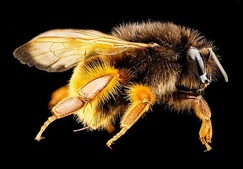
%> input picture DIP Assignment 2/Data/Images/Bee.jpg, 243 x 169 px, shrunk from 480 x 334 before the run
$ octave A2Q3.m   (GNU Octave 9; MATLAB toolbox functions it lacks are replaced by stand-ins)
%> lines starting %> are read from the running program, lines starting %| are printed output that depends on the picture
### DIP Assignment 2/Source/rotation.m
function rOut = rotation( im, angle, method )
% This function rotates image 'im' by angle degrees clockwise and uses 'method'
% for interpolation
% method can be 'nearest' or'bilinear'
sinangle = sind(-angle);
cosangle = cosd(-angle);
[ri,ci] = size(im);
ro=ceil(ri*abs(cosangle)+ci*abs(sinangle));   %size of output image
co=ceil(ri*abs(sinangle)+ci*abs(cosangle));
rOut=zeros(ro,co);
rOut=double(rOut);

cxi=ceil(ri/2); %centre of input image
cyi=ceil(ci/2);
cxo=ceil(ro/2); %centre of output image
cyo=ceil(co/2);

for i=1:ro
    for j=1:co
        x=(i-cxo)*cosangle+(j-cyo)*sinangle+cxi;%corresponding input image coordinates
        y=-(i-cxo)*sinangle+(j-cyo)*cosangle+cyi;
        rOut(i,j)=pixelValue(im,x,y,method);%interpolation for pixel value calculation
    end
end
rOut=cast(rOut, class(im));
end

### DIP Assignment 2/Source/A2Q3.m
% Digital Image Processing - Assignment #2
% Question #3
% Author: Mohit Kumar
% Date: September 16,2021

clc;
clear all;
close all;

image_path = '../Data/Images/Bee.jpg';

img = imread(image_path);
%> img is the input picture: size 169x243x3 uint8; mean R, G, B 60.4, 46, 27.1
if size(img,3)==3
    img=rgb2gray(img);
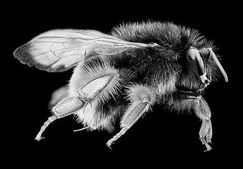
%> img: size 169x243 uint8; min 0, max 254, mean 48.2
end

imshow(img);
title('Original Image');

%options for interpolation are 'nearest' and 'bilinear'
% call rotation with different degree and interpolation method values
% degree is positive clockwise
r=rotation( img,-45,'nearest' );
%> after the loop in rotation, `for i=1:ro`:
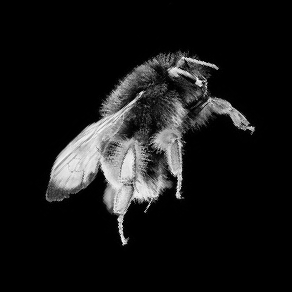
%> rOut: size 292x292 double; min 0, max 254, mean 23.2
figure;
imshow(r);
title('Rotated Image')

output_dirpath = '../Data/Outputs/';
if ~exist(output_dirpath, 'dir')
    mkdir(output_dirpath)
end

h1=figure(1);
output_path = fullfile(output_dirpath, 'RotatedImage.png');
saveas(h1, output_path);

$ run again, with DIP Assignment 2/Data/Images/LowLight_2.png saved as DIP Assignment 2/Data/Images/Bee.jpg
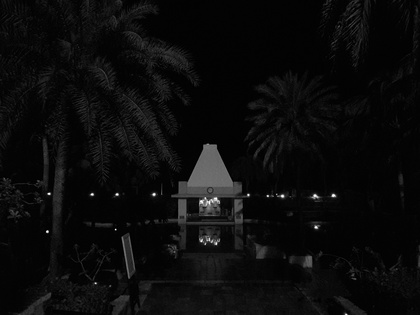
%> input picture DIP Assignment 2/Data/Images/LowLight_2.png, 420 x 315 px, shrunk from 1239 x 929 before the run
%> img is the input picture: size 315x420 uint8; min 0, max 255, mean 11.3
%> after the loop in rotation, `for i=1:ro`:
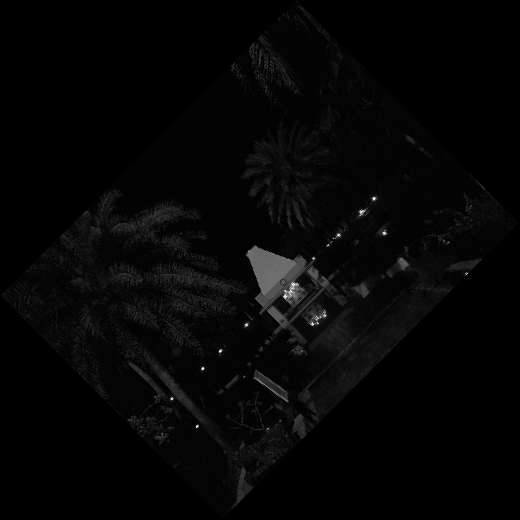
%> rOut: size 520x520 double; min 0, max 255, mean 5.5
